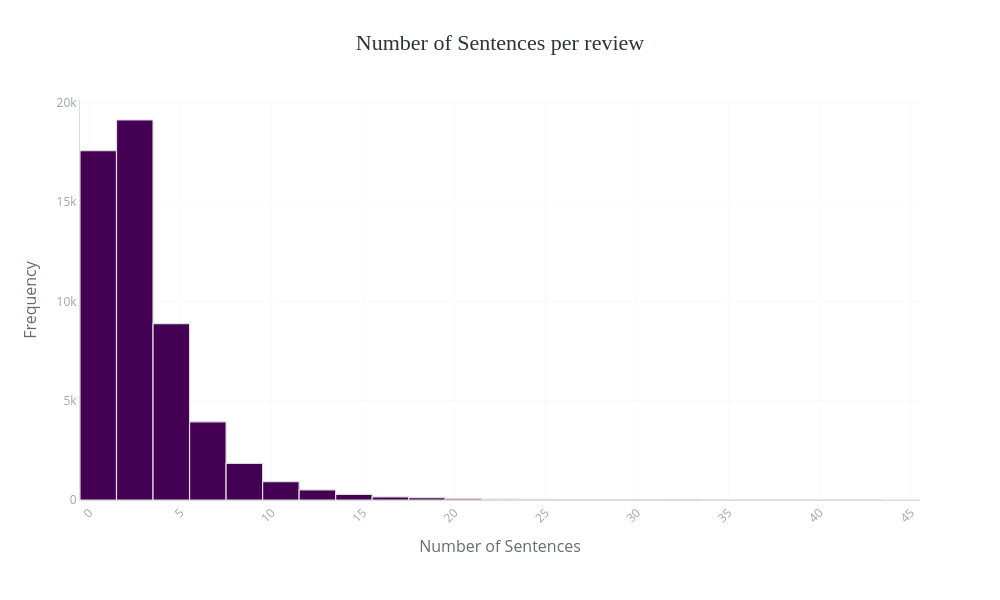

Notebook code for this chart:
### Code cell
histogram_chart(info, "nr_sents", "Number of Sentences per review", "Number of Sentences")

### Figure 1 — Plotly figure (JSON) as saved in the notebook; plotly's stock layout.template omitted (floating-point values rounded to 4 significant figures; data arrays with more than 128 entries replaced by an {"elided": "..."} marker saying what was removed)
{"data": [{"bingroup": "x", "hovertemplate": "nr_sents=%{x}<br>count=%{y}<extra></extra>", "legendgroup": "", "marker": {"color": "#440154", "line": {"color": "#DDD", "width": 1.2}, "pattern": {"shape": ""}}, "name": "", "nbinsx": 30, "orientation": "v", "showlegend": false, "type": "histogram", "x": {"elided": "53565 int values"}, "xaxis": "x", "yaxis": "y"}], "layout": {"barmode": "relative", "height": 600, "legend": {"tracegroupgap": 0}, "margin": {"b": 100, "l": 80, "r": 80, "t": 100}, "paper_bgcolor": "white", "plot_bgcolor": "white", "title": {"font": {"color": "#2D3436", "family": "Arial Black", "size": 22}, "text": "Number of Sentences per review", "x": 0.5, "xanchor": "center"}, "width": 1000, "xaxis": {"anchor": "y", "domain": [0, 1], "gridcolor": "#F8F9FA", "linecolor": "#DDD", "showgrid": true, "tickangle": -45, "tickfont": {"color": "#A0A4A8", "size": 12}, "title": {"font": {"color": "#636E72", "size": 16}, "text": "Number of Sentences"}}, "yaxis": {"anchor": "x", "domain": [0, 1], "gridcolor": "#F8F9FA", "linecolor": "#DDD", "showgrid": true, "tickfont": {"color": "#A0A4A8", "size": 12}, "title": {"font": {"color": "#636E72", "size": 16}, "text": "Frequency"}}}}
